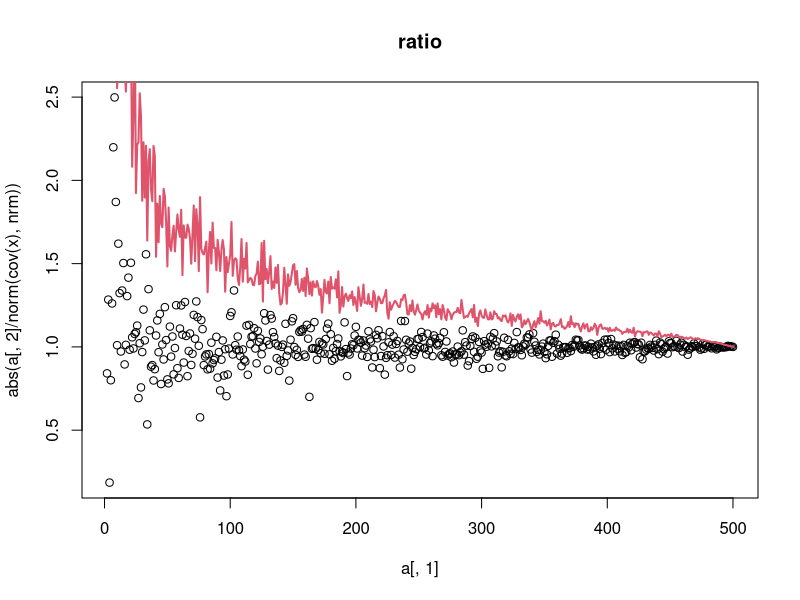

This figure's R source:
# Set up an example matrix x with sampled iid rows and known covariance structure
v = qr.Q(qr(matrix(rnorm(100),10)))
d = exp(-(1:10))
sigma = v %*% diag(d) %*% t(v)
library("mvtnorm")
x = rmvnorm(n=500,mean=1:10,sigma=sigma)

# Generate some row samples
set.seed(1)
i = lapply(rep(seq(from=2,to=500,by=1),1), function(j) list(j=j,idx=sample(500,j)))

# I think that 'concordance' is trying to quantify this
# kind of relationship:
nrm = "2"
ncx = norm(cov(x),nrm)
a = t(sapply(i, function(j) c(j$j,norm(cov(x[j$idx,]),nrm))))
#plot(a[,1], abs(a[,2] - ncx)/ncx, main="rel difference")

# or maybe this ratio relationship:
plot(a[,1], abs(a[,2]/norm(cov(x),nrm)), main="ratio")


# A somewhat crude bound for this is:
s = svd(x)
alpha = t(sapply(i, function(j) c(j$j,(499/(j$j-1))*norm(crossprod(s$u[j$idx,]),nrm))))

lines(alpha[,1],alpha[,2], col=2,lwd=2)

# Note that althought ratio looks like 1/x, it's not. You can see this by plotting:
# plot(alpha[,1], 1/alpha[,2])
# That funky shape is from the || U_k^T U_k|| term (see the LaTeX notes).
